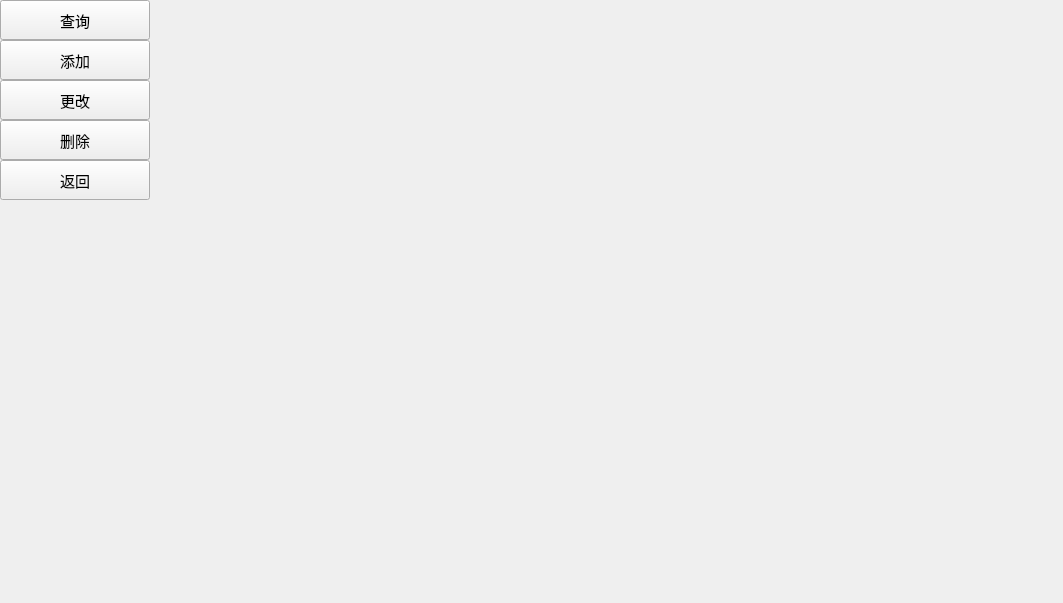
<?xml version="1.0" encoding="UTF-8"?>
<ui version="4.0">
 <class>govern</class>
 <widget class="QWidget" name="govern">
  <property name="geometry">
   <rect>
    <x>0</x>
    <y>0</y>
    <width>1063</width>
    <height>603</height>
   </rect>
  </property>
  <property name="windowTitle">
   <string>Form</string>
  </property>
  <widget class="QStackedWidget" name="stackedWidget">
   <property name="geometry">
    <rect>
     <x>151</x>
     <y>-5</y>
     <width>901</width>
     <height>611</height>
    </rect>
   </property>
   <widget class="QWidget" name="page"/>
   <widget class="QWidget" name="page_2"/>
  </widget>
  <widget class="QWidget" name="widget" native="true">
   <property name="geometry">
    <rect>
     <x>0</x>
     <y>0</y>
     <width>150</width>
     <height>611</height>
    </rect>
   </property>
   <widget class="QToolButton" name="search">
    <property name="geometry">
     <rect>
      <x>0</x>
      <y>0</y>
      <width>150</width>
      <height>40</height>
     </rect>
    </property>
    <property name="font">
     <font>
      <pointsize>11</pointsize>
     </font>
    </property>
    <property name="text">
     <string>查询</string>
    </property>
   </widget>
   <widget class="QToolButton" name="add">
    <property name="geometry">
     <rect>
      <x>0</x>
      <y>40</y>
      <width>150</width>
      <height>40</height>
     </rect>
    </property>
    <property name="font">
     <font>
      <pointsize>11</pointsize>
     </font>
    </property>
    <property name="text">
     <string>添加</string>
    </property>
   </widget>
   <widget class="QToolButton" name="modify">
    <property name="geometry">
     <rect>
      <x>0</x>
      <y>80</y>
      <width>150</width>
      <height>40</height>
     </rect>
    </property>
    <property name="font">
     <font>
      <pointsize>11</pointsize>
     </font>
    </property>
    <property name="text">
     <string>更改</string>
    </property>
   </widget>
   <widget class="QToolButton" name="toolButton_4">
    <property name="geometry">
     <rect>
      <x>0</x>
      <y>120</y>
      <width>150</width>
      <height>40</height>
     </rect>
    </property>
    <property name="font">
     <font>
      <pointsize>11</pointsize>
     </font>
    </property>
    <property name="text">
     <string>删除</string>
    </property>
   </widget>
   <widget class="QToolButton" name="back">
    <property name="geometry">
     <rect>
      <x>0</x>
      <y>160</y>
      <width>150</width>
      <height>40</height>
     </rect>
    </property>
    <property name="font">
     <font>
      <pointsize>11</pointsize>
     </font>
    </property>
    <property name="text">
     <string>返回</string>
    </property>
   </widget>
  </widget>
 </widget>
 <resources/>
 <connections/>
</ui>
